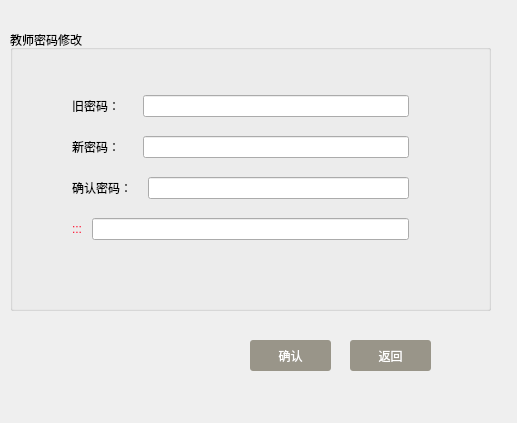
<?xml version="1.0" encoding="UTF-8"?>
<ui version="4.0">
 <class>TeaPassWord</class>
 <widget class="QDialog" name="TeaPassWord">
  <property name="geometry">
   <rect>
    <x>0</x>
    <y>0</y>
    <width>517</width>
    <height>423</height>
   </rect>
  </property>
  <property name="windowTitle">
   <string>Dialog</string>
  </property>
  <widget class="QPushButton" name="canclebtn">
   <property name="geometry">
    <rect>
     <x>350</x>
     <y>340</y>
     <width>81</width>
     <height>31</height>
    </rect>
   </property>
   <property name="sizePolicy">
    <sizepolicy hsizetype="Expanding" vsizetype="Fixed">
     <horstretch>0</horstretch>
     <verstretch>0</verstretch>
    </sizepolicy>
   </property>
   <property name="styleSheet">
    <string notr="true">QPushButton { background-color: rgb(153, 149, 137); border-radius: 3px; color: rgb(255, 255, 255); } QPushButton:hover { background-color: black; }



</string>
   </property>
   <property name="text">
    <string>返回</string>
   </property>
  </widget>
  <widget class="QPushButton" name="confirmbtn">
   <property name="geometry">
    <rect>
     <x>250</x>
     <y>340</y>
     <width>81</width>
     <height>31</height>
    </rect>
   </property>
   <property name="sizePolicy">
    <sizepolicy hsizetype="Expanding" vsizetype="Fixed">
     <horstretch>0</horstretch>
     <verstretch>0</verstretch>
    </sizepolicy>
   </property>
   <property name="styleSheet">
    <string notr="true">QPushButton { background-color: rgb(153, 149, 137); border-radius: 3px; color: rgb(255, 255, 255); } QPushButton:hover { background-color: black; }



</string>
   </property>
   <property name="text">
    <string>确认</string>
   </property>
  </widget>
  <widget class="QGroupBox" name="groupBox">
   <property name="geometry">
    <rect>
     <x>10</x>
     <y>30</y>
     <width>481</width>
     <height>281</height>
    </rect>
   </property>
   <property name="styleSheet">
    <string notr="true">

font: 75 14pt &quot;Aparajita&quot;;</string>
   </property>
   <property name="title">
    <string>教师密码修改</string>
   </property>
   <widget class="QWidget" name="layoutWidget">
    <property name="geometry">
     <rect>
      <x>62</x>
      <y>52</y>
      <width>337</width>
      <height>171</height>
     </rect>
    </property>
    <layout class="QVBoxLayout" name="verticalLayout">
     <item>
      <layout class="QHBoxLayout" name="horizontalLayout_5">
       <item>
        <widget class="QLabel" name="label">
         <property name="styleSheet">
          <string notr="true"/>
         </property>
         <property name="text">
          <string>旧密码：     </string>
         </property>
        </widget>
       </item>
       <item>
        <widget class="QLineEdit" name="oldpassline">
         <property name="styleSheet">
          <string notr="true"/>
         </property>
        </widget>
       </item>
      </layout>
     </item>
     <item>
      <layout class="QHBoxLayout" name="horizontalLayout_4">
       <item>
        <widget class="QLabel" name="label_2">
         <property name="text">
          <string>新密码：     </string>
         </property>
        </widget>
       </item>
       <item>
        <widget class="QLineEdit" name="newpassline">
         <property name="styleSheet">
          <string notr="true"/>
         </property>
        </widget>
       </item>
      </layout>
     </item>
     <item>
      <layout class="QHBoxLayout" name="horizontalLayout">
       <item>
        <widget class="QLabel" name="label_3">
         <property name="text">
          <string>确认密码：   </string>
         </property>
        </widget>
       </item>
       <item>
        <widget class="QLineEdit" name="newpassline1">
         <property name="styleSheet">
          <string notr="true"/>
         </property>
        </widget>
       </item>
      </layout>
     </item>
     <item>
      <layout class="QHBoxLayout" name="horizontalLayout_2">
       <item>
        <widget class="QLabel" name="yanzhenglabel">
         <property name="styleSheet">
          <string notr="true">color: rgb(255, 10, 42);
font: 75 43pt &quot;Aharoni&quot;;</string>
         </property>
         <property name="text">
          <string>::: </string>
         </property>
        </widget>
       </item>
       <item>
        <widget class="QLineEdit" name="yanzhengline">
         <property name="styleSheet">
          <string notr="true"/>
         </property>
        </widget>
       </item>
      </layout>
     </item>
    </layout>
   </widget>
  </widget>
 </widget>
 <resources/>
 <connections/>
</ui>
